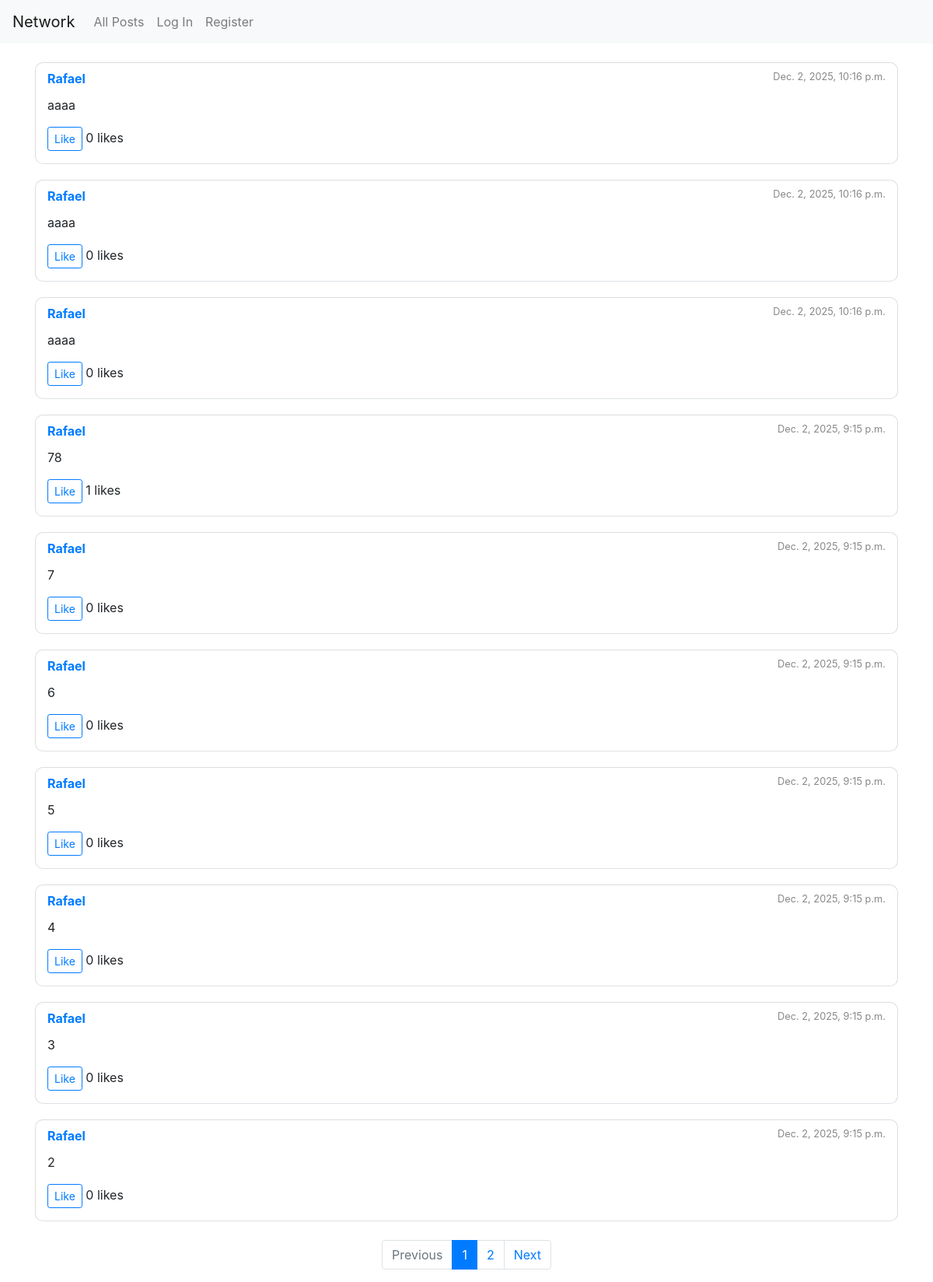
Before: / with the older database file.
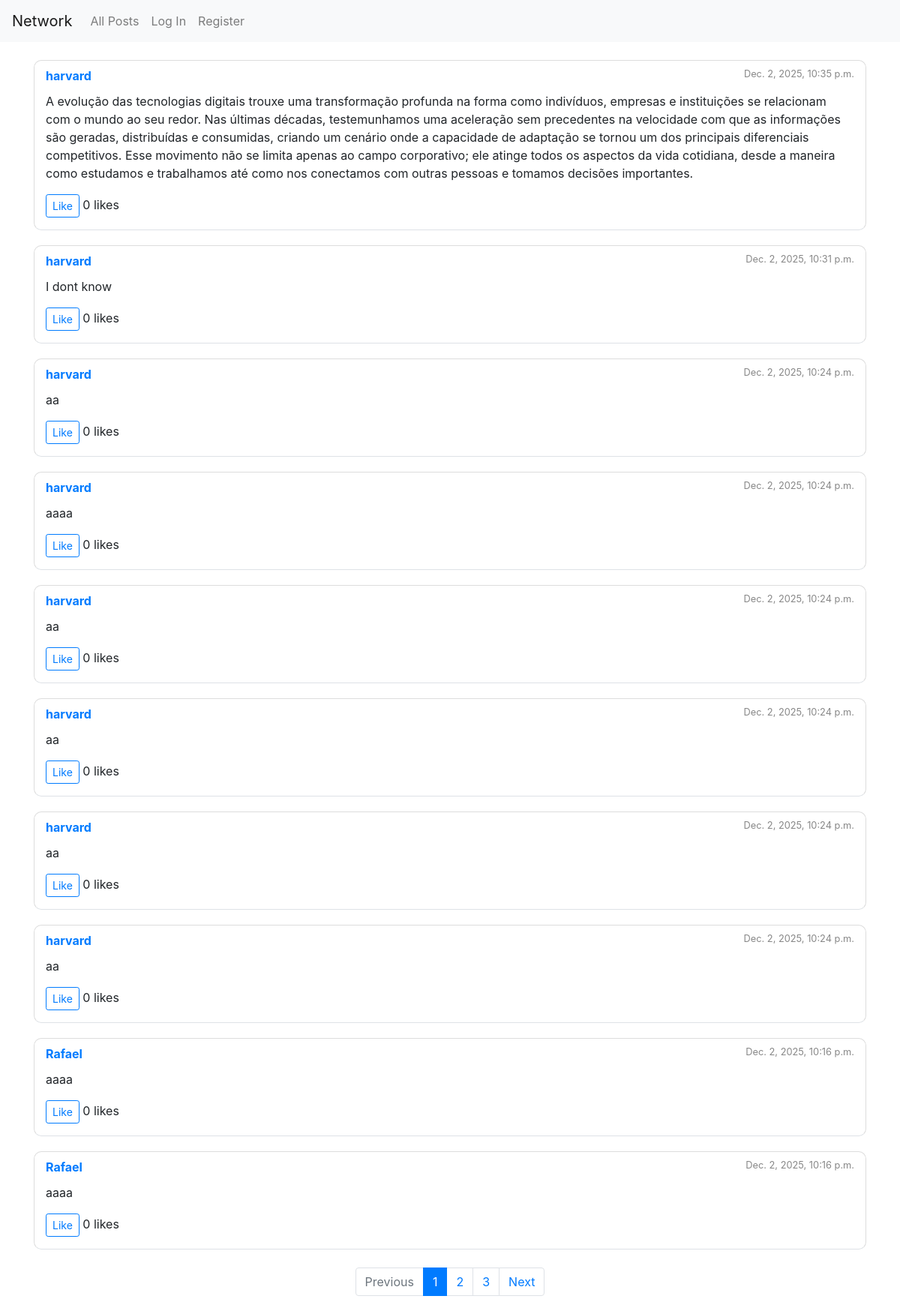
After: the same page with the newer database file.
### network/models.py (models this page shows)
class Post(models.Model):
    content = models.TextField(max_length=256)
    creator = models.ForeignKey("User", on_delete=models.CASCADE, related_name="creator")
    likes = models.ManyToManyField("User", related_name="likes", blank=True, null=True)
    time = models.DateTimeField(auto_now_add=True)

class User(AbstractUser):
    pass

### network/views.py (the view)
# urls.py: path("", views.index, name="index"),
def index(request):
    if request.method == 'POST':
        if request.user.is_authenticated :
            content_data = request.POST.get("content", "").strip()
            if content_data != "":
                post = Post(
                    creator = request.user,
                    content = content_data,
                )
                post.save()
            return HttpResponseRedirect(reverse("index"))
    else:
        posts_list = Post.objects.all().order_by("-time")
        paginator = Paginator(posts_list, 10)  # 10 posts por página
        page_number = request.GET.get("page")
        posts = paginator.get_page(page_number)
        return render(request, "network/index.html",  {
            "posts": posts
        })

### network/templates/network/index.html (shortened to what this page needs)
{% extends "network/layout.html" %}
{% block body %}
<div class="container mt-4 ">
    {% for post in posts %}
    <div class="post-card border-bottom pb-3 pt-2">
        <div class="post-header">
            <a href="{% url 'profile' post.creator.username %}" class="post-author">
                {{ post.creator }}
            </a>
            <span class="post-time">{{ post.time }}</span>
        </div>
        <p id="content-{{ post.id }}">{{ post.content }}</p>
        {% if request.user == post.creator %}
            <button class="btn btn-sm btn-outline-secondary edit-btn" data-id="{{ post.id }}">Edit</button>
        {% else %}
            <button class="btn btn-sm btn-outline-primary like-btn" data-id="{{ post.id }}">
                {% if user in post.likes.all %}Unlike{% else %}Like{% endif %}
            </button>
            <span id="likes-{{ post.id }}" class="ms-2">
                {{ post.likes.count }}
            </span> likes
        {% endif %}
    </div>
    {% endfor %}
    {% include "network/pagination.html" %}
</div>
{% endblock %}

Changed rows visible on the page:
no longer on this page (row unchanged): Post: creator "Rafael", time "Dec. 2, 2025, 10:16 p.m.", content "aaaa", shows "Like", likes.count "0"
no longer on this page (row unchanged): Post: creator "Rafael", time "Dec. 2, 2025, 9:15 p.m.", content "78", shows "Like", likes.count "1"
no longer on this page (row unchanged): Post: creator "Rafael", time "Dec. 2, 2025, 9:15 p.m.", content "7", shows "Like", likes.count "0"
no longer on this page (row unchanged): Post: creator "Rafael", time "Dec. 2, 2025, 9:15 p.m.", content "6", shows "Like", likes.count "0"
no longer on this page (row unchanged): Post: creator "Rafael", time "Dec. 2, 2025, 9:15 p.m.", content "5", shows "Like", likes.count "0"
no longer on this page (row unchanged): Post: creator "Rafael", time "Dec. 2, 2025, 9:15 p.m.", content "4", shows "Like", likes.count "0"
no longer on this page (row unchanged): Post: creator "Rafael", time "Dec. 2, 2025, 9:15 p.m.", content "3", shows "Like", likes.count "0"
no longer on this page (row unchanged): Post: creator "Rafael", time "Dec. 2, 2025, 9:15 p.m.", content "2", shows "Like", likes.count "0"
added Post: creator "harvard", time "Dec. 2, 2025, 10:35 p.m.", content "A evolução das tecnologias digitais trouxe uma transformação profunda na forma como indivíduos, empresas e instituições se relacionam com o mundo ao seu redor. Nas últimas décadas, testemunhamos uma aceleração sem precedentes na velocidade com que as informações são geradas, distribuídas e consumidas, criando um cenário onde a capacidade de adaptação se tornou um dos principais diferenciais competitivos. Esse movimento não se limita apenas ao campo corporativo; ele atinge todos os aspectos da vida cotidiana, desde a maneira como estudamos e trabalhamos até como nos conectamos com outras pessoas e tomamos decisões importantes.", shows "Like", likes.count "0"
added Post: creator "harvard", time "Dec. 2, 2025, 10:31 p.m.", content "I dont know", shows "Like", likes.count "0"
added Post: creator "harvard", time "Dec. 2, 2025, 10:24 p.m.", content "aa", shows "Like", likes.count "0"
added Post: creator "harvard", time "Dec. 2, 2025, 10:24 p.m.", content "aaaa", shows "Like", likes.count "0"
added Post: creator "harvard", time "Dec. 2, 2025, 10:24 p.m.", content "aa", shows "Like", likes.count "0"
added Post: creator "harvard", time "Dec. 2, 2025, 10:24 p.m.", content "aa", shows "Like", likes.count "0"
added Post: creator "harvard", time "Dec. 2, 2025, 10:24 p.m.", content "aa", shows "Like", likes.count "0"
added Post: creator "harvard", time "Dec. 2, 2025, 10:24 p.m.", content "aa", shows "Like", likes.count "0"
Other visible differences:
new list line: "3"
